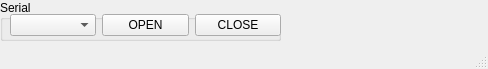
<?xml version="1.0" encoding="UTF-8"?>
<ui version="4.0">
 <class>MainWindow</class>
 <widget class="QMainWindow" name="MainWindow">
  <property name="geometry">
   <rect>
    <x>0</x>
    <y>0</y>
    <width>488</width>
    <height>69</height>
   </rect>
  </property>
  <property name="windowTitle">
   <string>MainWindow</string>
  </property>
  <property name="tabShape">
   <enum>QTabWidget::Rounded</enum>
  </property>
  <widget class="QWidget" name="centralwidget">
   <widget class="QGroupBox" name="groupBox_2">
    <property name="geometry">
     <rect>
      <x>0</x>
      <y>0</y>
      <width>281</width>
      <height>41</height>
     </rect>
    </property>
    <property name="title">
     <string>Serial</string>
    </property>
    <widget class="QWidget" name="layoutWidget">
     <property name="geometry">
      <rect>
       <x>10</x>
       <y>10</y>
       <width>271</width>
       <height>31</height>
      </rect>
     </property>
     <layout class="QHBoxLayout" name="horizontalLayout">
      <item>
       <widget class="QComboBox" name="comL"/>
      </item>
      <item>
       <widget class="QPushButton" name="openB">
        <property name="text">
         <string>OPEN</string>
        </property>
       </widget>
      </item>
      <item>
       <widget class="QPushButton" name="closeB">
        <property name="text">
         <string>CLOSE</string>
        </property>
       </widget>
      </item>
     </layout>
    </widget>
   </widget>
  </widget>
  <widget class="QStatusBar" name="statusbar"/>
 </widget>
 <resources/>
 <connections/>
</ui>
